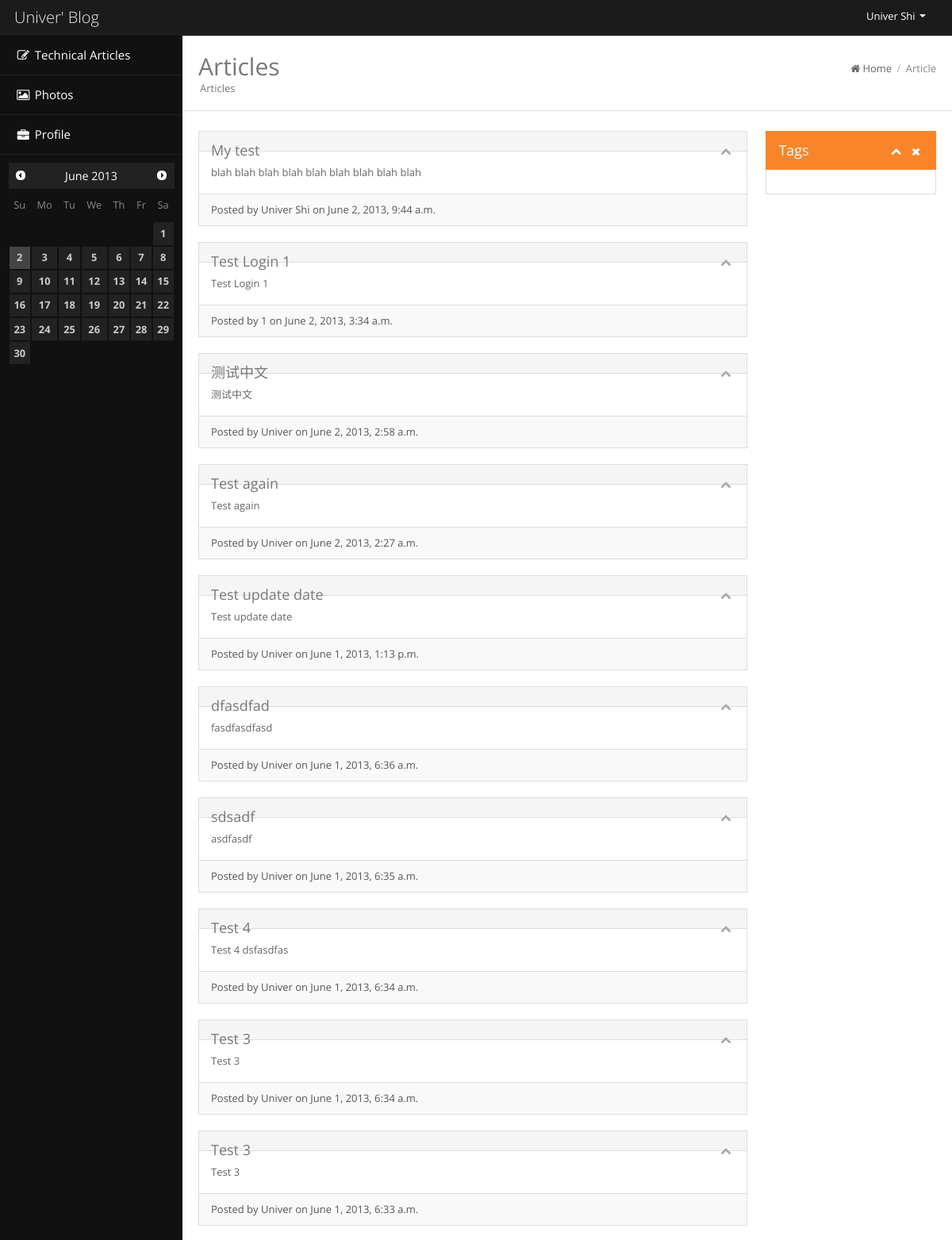
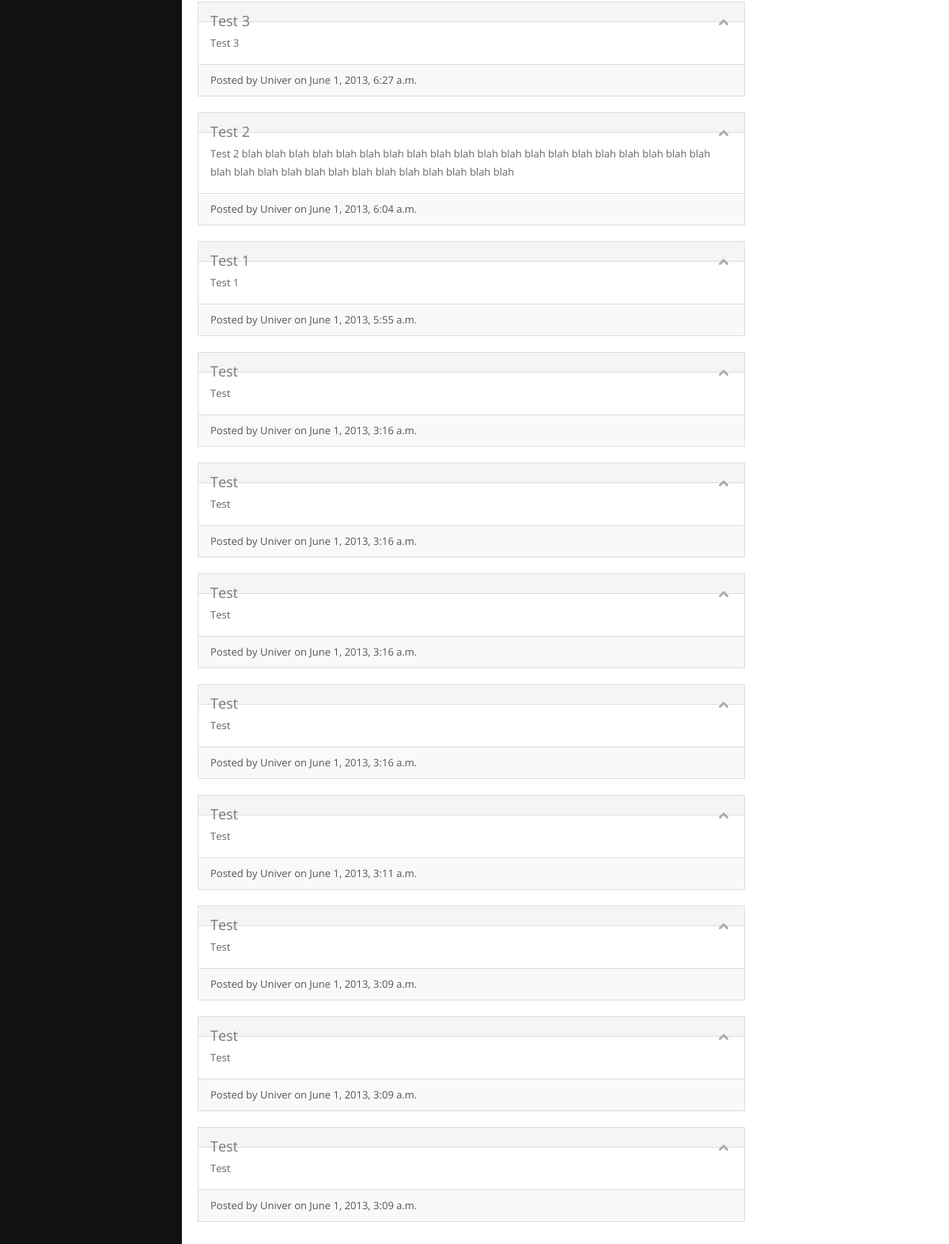
The page /article/ (signed in) on the database its author committed (2 pictures, top to bottom).
### article/models.py (models this page shows, shortened)
class Article(Model):
    subject = models.CharField(max_length=256)
    content = models.TextField()
    author = models.CharField(max_length=50)
    create_date_time = models.DateTimeField()
    update_date_time = models.DateTimeField()
    tags = models.ManyToManyField(ArticleTag)

### article/views.py (the view)
class ArticleList(TemplateView):
    template_name = 'article_list.html'
    def get_context_data(self, **kwargs):
        context = super(ArticleList, self).get_context_data(**kwargs)
        context['articles'] = Article.objects.order_by('-create_date_time')
        context['path'] = (PathItem('/article', 'Article'),)
        return context

### article/templates/article_list.html (shortened to what this page needs)
{% extends "base.html" %}
{% block head %}
<h2 class="pull-left">
	Articles <span class="page-meta">Articles</span>
</h2>
{% endblock %}
{% block content %}
<div class="row-fluid">
	<div class="span9">
		{% for article in articles %}
		<div class="widget">
			<div class="widget-head">
				<div class="pull-left">{{ article.subject }}</div>
				<div class="widget-icons pull-right">
					<a href="#" class="wminimize"><i class="icon-chevron-up"></i></a>
				</div>
			</div>
			<div class="widget-content">
				<div class="padd">
					{{ article.content }}
				</div>
			</div>
			<div class="widget-foot">
				{% if article.create_date_time  %}
					Posted by {{article.author }} on {{ article.create_date_time }}
				{% endif %}
			</div>
		</div>
		{% endfor %}
	</div>
	<div class="span3">
		<div class="widget worange">
			<div class="widget-head">
				<div class="pull-left">Tags</div>
				<div class="widget-icons pull-right">
					<a href="#" class="wminimize"><i class="icon-chevron-up"></i></a> <a
						href="#" class="wclose"><i class="icon-remove"></i></a>
				</div>
				<div class="clearfix"></div>
			</div>
			<div class="widget-content">
				<div class="padd"></div>
			</div>
		</div>
	</div>
	{% endblock %}

### templates/base.html (shortened to what this page needs)
<!DOCTYPE html>
<html lang="en">
<head>
{% load staticfiles %}
{% include "base_css.html" %}
</head>
<body>
	<div class="navbar navbar-fixed-top navbar-inverse">
		<div class="navbar-inner">
			<div class="container">
				<a href="/home" class="brand"> {% block brand %} Univer' Blog {%endblock %} </a>
				<ul class="nav pull-right">
					<li class="dropdown pull-right">
						<a data-toggle="dropdown" class="dropdown-toggle" href="#">
							{% if request.user.is_authenticated %}
								{{ request.user.get_full_name }}
							{% else %}
								Login
							{% endif %}
							<b class="caret"></b>
						</a>
					</li>
				</ul>
			</div>
		</div>
	</div>
	<div class="content">
		{% include "base_sidebar.html" %}
		<div class="mainbar">
			<div class="page-head">
				{% block head %}{% endblock %}
				<div class="bread-crumb pull-right">
					<a href="/"><i class="icon-home"></i>Home</a>
					{% if path != None %}
						{% for item in path %}
							<span class="divider">/</span>
							<a href="{{ item.url }}" class="bread-current">{{ item.name }}</a>
						{% endfor %}
					{% endif %}
				</div>
				<div class="clearfix"></div>
			</div>
			<div class="matter">
				<div class="container-fluid">{% block content %}{% endblock %}
				</div>
			</div>
		</div>
	</div>
</body>
</html>

### static/style/style.css (style rules this page uses)
* { border-radius: 0 !important; box-shadow: none !important; filter: progid:DXImageTransform.Microsoft.gradient(enabled = false) !important; text-shadow: none !important; font-family: "Open Sans", Arial, Helvetica, sans-serif; font-weight: 400; }
.navbar * { background-image: none !important; }
body { font-size: 13px; line-height: 23px; color: #666; background:#111; padding-top: 45px; -webkit-font-smoothing: antialiased; }
body .container { width: 97%; padding-left: 1.5%; padding-right: 1.5%; }
h1,h2,h3,h4,h5,h6 { padding: 2px 0px; margin: 2px 0px; color: #777; font-weight: 400; }
h2 { font-size: 30px; line-height: 40px; }
a { color: #333; text-decoration: none !important; }
.navbar * { text-shadow:none !important; }
.navbar { background: #000; }
.navbar .brand { color: #eee !important; }
.navbar .container { width: 97% !important; }
.navbar .nav > li > a { font-size: 13px !important; color: #fff !important; }
.navbar .caret { border-top-color:#fff !important; border-bottom-color:#fff !important; }
.mainbar { position: relative; margin-left: 230px; margin-right: 0px; width: auto; background:#fff; min-height: 900px; }
.mainbar .page-head { padding: 15px 20px; border-bottom: 1px solid #fff; }
.mainbar .page-meta { font-size: 13px; line-height: 15px; margin-left: 2px; display: block; }
.mainbar .bread-crumb { font-size: 13px; margin-top: 15px; color: #aaa; margin-left: 2px; }
.mainbar .bread-crumb i { margin-right: 3px; display:inline; position: static; top: 0px; width: auto; }
.mainbar .bread-crumb .divider { margin: 0px 3px; }
.mainbar .bread-crumb a { color: #666; }
.mainbar .bread-crumb a.bread-current { color: #888; }
.mainbar .matter { border-top: 1px solid #ddd; padding: 15px 0px; }
.widget { margin-top: 10px; margin-bottom: 20px; background: #fff; }
.widget .padd { padding: 15px; }
.widget .widget-head { background-color: #f5f5f5; border: 1px solid #ddd; color: #777; font-size: 18px; padding: 12px 15px; }
.widget .widget-head .widget-icons i { font-size: 14px; margin: 0px 4px; }
.widget .widget-head .widget-icons a { color: #aaa; }
.widget .widget-content { border-left: 1px solid #ddd; border-right:1px solid #ddd; border-bottom: 1px solid #ddd; }
.widget .widget-foot { background-color: #f9f9f9; border: 1px solid #ddd; border-top: 0px; padding: 8px 15px; font-size: 13px; color: #555; }
.widget.worange .widget-head { background-color: #f88529; border: 1px solid #f88529; color: #fff; }
.widget.wred .widget-head .widget-icons a, .widget.wblue .widget-head .widget-icons a, .widget.wlightblue .widget-head .widget-icons a, .widget.worange .widget-head .widget-icons a, .widget.wgreen .widget-head .widget-icons a, .widget.wviolet .widget-head .widget-icons a { color: #fff; }

### rows shown on the page
Article: subject "My test", content "blah blah blah blah blah blah blah blah blah", author "Univer Shi", create_date_time "June 2, 2013, 9:44 a.m."
Article: subject "Test Login 1", content "Test Login 1", author "1", create_date_time "June 2, 2013, 3:34 a.m."
Article: subject "测试中文", content "测试中文", author "Univer", create_date_time "June 2, 2013, 2:58 a.m."
Article: subject "Test again", content "Test again", author "Univer", create_date_time "June 2, 2013, 2:27 a.m."
Article: subject "Test update date", content "Test update date", author "Univer", create_date_time "June 1, 2013, 1:13 p.m."
Article: subject "dfasdfad", content "fasdfasdfasd", author "Univer", create_date_time "June 1, 2013, 6:36 a.m."
Article: subject "sdsadf", content "asdfasdf", author "Univer", create_date_time "June 1, 2013, 6:35 a.m."
Article: subject "Test 4", content "Test 4 dsfasdfas", author "Univer", create_date_time "June 1, 2013, 6:34 a.m."
Article: subject "Test 3", content "Test 3", author "Univer", create_date_time "June 1, 2013, 6:34 a.m."
Article: subject "Test 3", content "Test 3", author "Univer", create_date_time "June 1, 2013, 6:33 a.m."
Article: subject "Test 3", content "Test 3", author "Univer", create_date_time "June 1, 2013, 6:27 a.m."
Article: subject "Test 2", content "Test 2 blah blah blah blah blah blah blah blah blah blah blah blah blah blah blah blah blah blah blah blah blah blah blah blah blah blah blah blah blah blah blah blah blah", author "Univer", create_date_time "June 1, 2013, 6:04 a.m."
Article: subject "Test 1", content "Test 1", author "Univer", create_date_time "June 1, 2013, 5:55 a.m."
Article: subject "Test", content "Test", author "Univer", create_date_time "June 1, 2013, 3:16 a.m."
Article: subject "Test", content "Test", author "Univer", create_date_time "June 1, 2013, 3:16 a.m."
Article: subject "Test", content "Test", author "Univer", create_date_time "June 1, 2013, 3:16 a.m."
Article: subject "Test", content "Test", author "Univer", create_date_time "June 1, 2013, 3:16 a.m."
Article: subject "Test", content "Test", author "Univer", create_date_time "June 1, 2013, 3:11 a.m."
Article: subject "Test", content "Test", author "Univer", create_date_time "June 1, 2013, 3:09 a.m."
Article: subject "Test", content "Test", author "Univer", create_date_time "June 1, 2013, 3:09 a.m."
Article: subject "Test", content "Test", author "Univer", create_date_time "June 1, 2013, 3:09 a.m."

### other values the page prints
{{ request.user.get_full_name }} "Univer Shi"
{{ item.name }} "Article"
